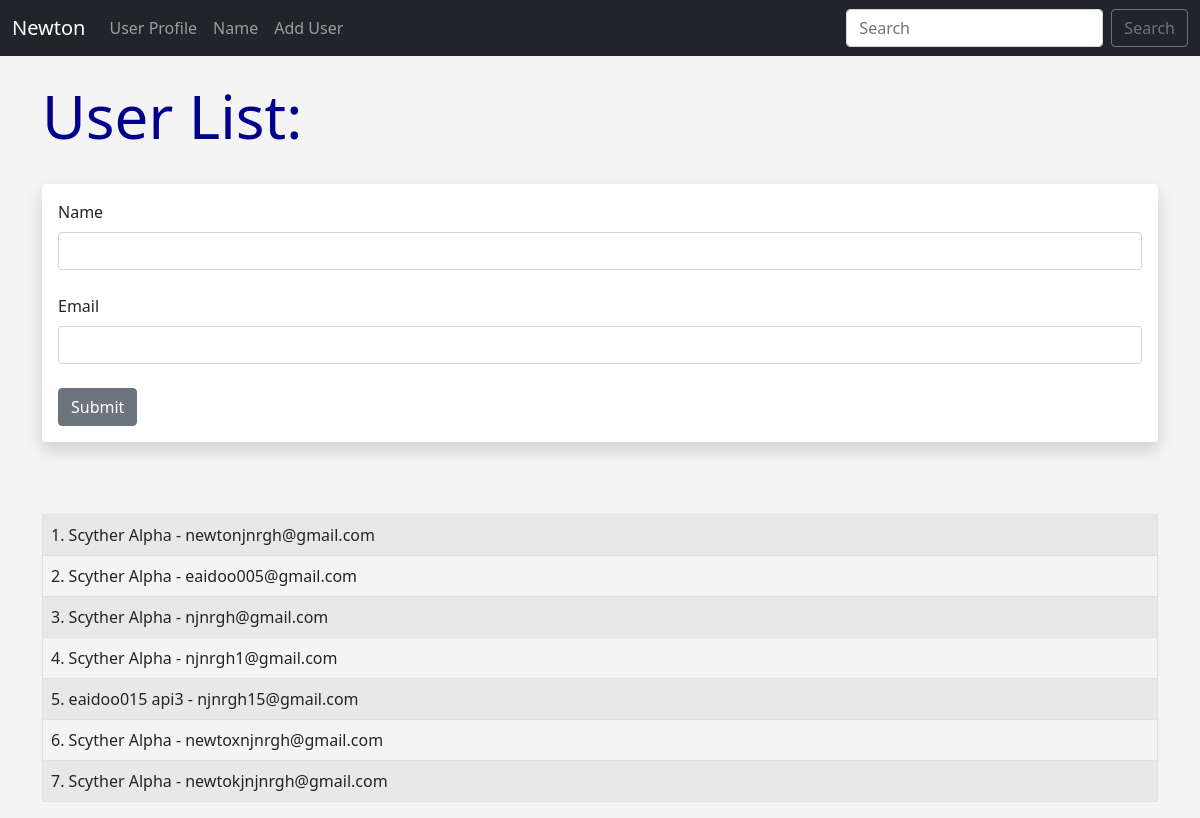
Screenshot of /user/add with the database file from the repository.
### app.py (models this page shows, shortened)
class Users(db.Model):
    id = db.Column(db.Integer, primary_key=True)
    name = db.Column(db.String(200), nullable=False)
    email = db.Column(db.String(200), unique=True, nullable=False)
    date_added = db.Column(db.DateTime, default=datetime.utcnow)

### app.py (the view, shortened to what this page needs)
@app.route("/user/add", methods=["GET", "POST"])
def add_user():
    name = None
    form = NamerForm()
    our_users = Users.query.order_by(Users.date_added)
    return render_template("add_user.html", form=form, name=name, our_users=our_users)

### app.py
class NamerForm(FlaskForm):
    name = StringField("Name", validators=[DataRequired()])
    email = StringField("Email", validators=[DataRequired()])
    submit = SubmitField("Submit")

### templates/add_user.html (shortened to what this page needs)
{% extends 'base.html' %}
{% block content %}
{% if name %}
<h1>Hello {{ name }}</h1>
<br>
<table class="table table-hover table-bordered table-striped">
  {% for our_user in our_users %}
  <tr>
  <td>
  {{ our_user.id }}. {{ our_user.name}} - {{our_user.email}}</td></tr>
  {% endfor %}
  </table>
{% else %}
<h1> User List: </h1><br>
<div class="shadow p-3 mb-5 bg-body rounded">
<form method="POST">
  {{ form.name.label(class="form-label") }}
  {{ form.name(class="form-control") }}<br>
  {{ form.email.label(class="form-label") }}<br>
  {{ form.email(class="form-control") }}<br>
  {{ form.submit(class="btn btn-secondary") }}
</form>
</div>
<br>
<table class="table table-hover table-bordered table-striped">
{% for our_user in our_users %}
<tr>
<td>
{{ our_user.id }}. {{ our_user.name}} - {{our_user.email}}</td></tr>
{% endfor %}
</table>
{% endif %}
{% endblock %}

### templates/base.html (shortened to what this page needs)
<!doctype html>
<html lang="en">
  <head>
    <link href="https://cdn.jsdelivr.net/npm/bootstrap@5.0.2/dist/css/bootstrap.min.css" rel="stylesheet">
    <link href="{{url_for('static', filename='css/style.css')}}" rel="stylesheet">
  </head>
  <body>
    {% include 'navbar.html' %}
    <div class="container">
      <br>
      {% block content %}
      {% endblock %}
    </div>
  </body>
</html>

### templates/navbar.html (shortened to what this page needs)
<nav class="navbar navbar-expand-lg navbar-dark bg-dark">
  <div class="container-fluid">
    <a class="navbar-brand" href="{{ url_for('index') }}">Newton</a>
    <div class="collapse navbar-collapse" id="navbarSupportedContent">
      <ul class="navbar-nav me-auto mb-2 mb-lg-0">
        <li class="nav-item">
          <a class="nav-link" href="{{ url_for('user',name='Newton') }}">User Profile</a>
        </li>
        <li class="nav-item">
          <a class="nav-link" href="{{ url_for('name') }}">Name</a>
        </li>
        <li class="nav-item">
          <a class="nav-link" href="{{ url_for('add_user') }}">Add User</a>
        </li>
      </ul>
      <form class="d-flex">
        <input class="form-control me-2" type="search" placeholder="Search" aria-label="Search">
        <button class="btn btn-outline-secondary" type="submit">Search</button>
      </form>
    </div>
  </div>
</nav>

### static/css/style.css (style rules this page uses)
h1 { color: darkblue; font-size: 60px; }
body { background: #f4f4f4; }

### rows the page displays
Users: id "1", name "Scyther Alpha", email "newtonjnrgh@gmail.com"
Users: id "2", name "Scyther Alpha", email "eaidoo005@gmail.com"
Users: id "3", name "Scyther Alpha", email "njnrgh@gmail.com"
Users: id "4", name "Scyther Alpha", email "njnrgh1@gmail.com"
Users: id "5", name "eaidoo015 api3", email "njnrgh15@gmail.com"
Users: id "6", name "Scyther Alpha", email "newtoxnjnrgh@gmail.com"
Users: id "7", name "Scyther Alpha", email "newtokjnjnrgh@gmail.com"
